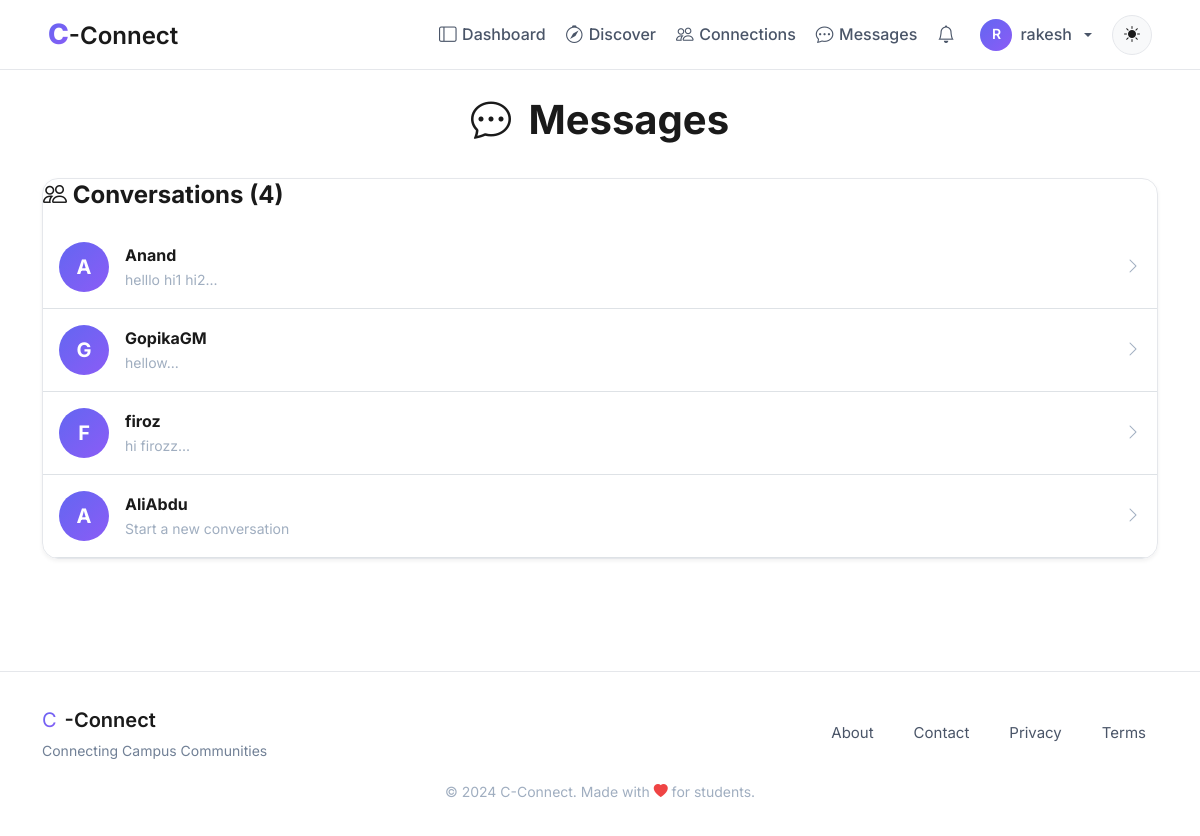
/messages/ (signed in), run on an earlier commit of the app's database.
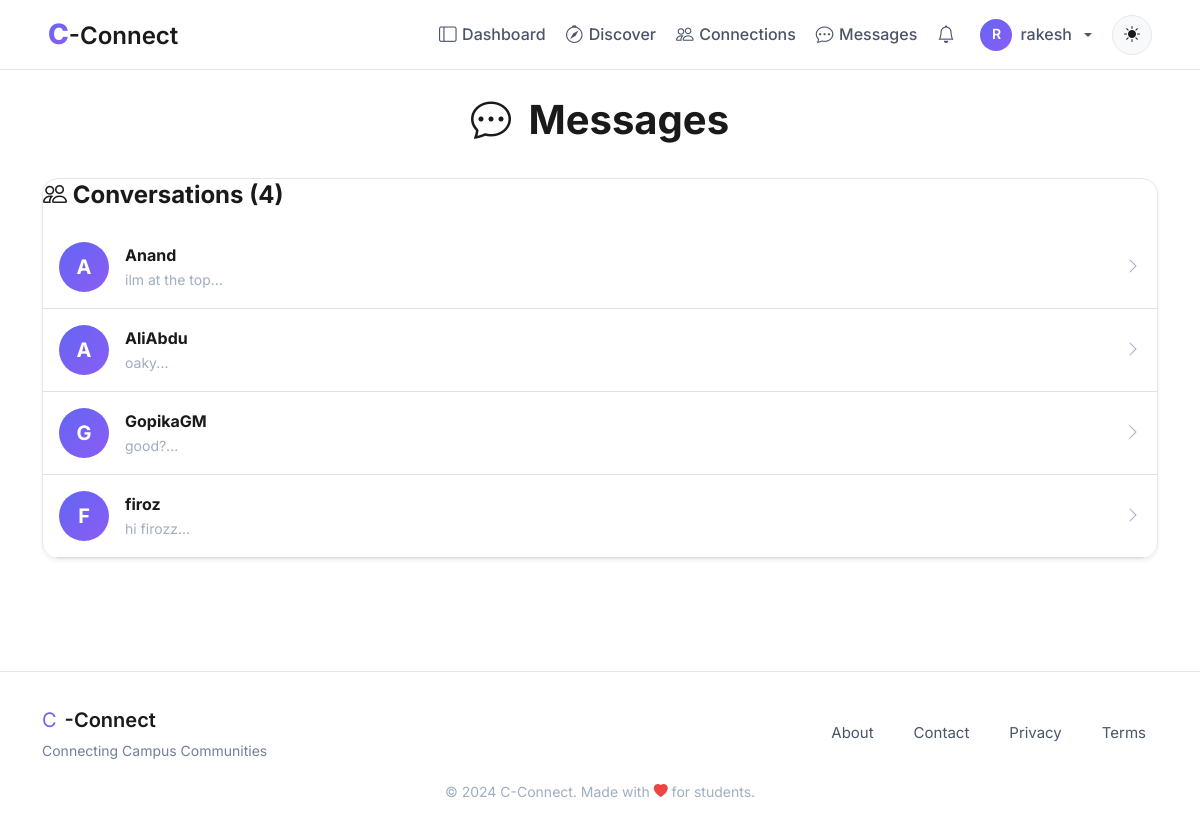
And on a later commit of the database.
### models.py (models this page shows, shortened)
class User(UserMixin, db.Model):
    id = db.Column(db.Integer, primary_key=True, autoincrement=True)  # Unique identifier
    username = db.Column(db.String(100), nullable=False)  # Name of the user (later can add this unique if needed)
    email = db.Column(db.String(120), nullable=False, unique=True)  # Email of the user
    password = db.Column(db.String(200), nullable=False)  # Passwords not hashed yet (done in setup_db.py)
    created_at = db.Column(db.DateTime, default=db.func.now())  # Timestamp of account creation
    last_login = db.Column(db.DateTime, nullable=True)  # Timestamp of last login
    pass

class Message(db.Model):
    id = db.Column(db.Integer, primary_key=True)
    sender_id = db.Column(db.Integer, db.ForeignKey("user.id"), nullable=False)
    receiver_id = db.Column(db.Integer, db.ForeignKey("user.id"), nullable=False)
    content = db.Column(db.Text, nullable=False)
    created_at = db.Column(db.DateTime, default=db.func.now(), index=True)
    expires_at = db.Column(db.DateTime, index=True)
    is_saved = db.Column(db.Boolean, default=False)

### blueprints/messages/routes.py (the view)
@messages.route("/")
@login_required
def inbox():
    cleanup_expired_messages()
    connections = Connection.query.filter(
        Connection.user_id == current_user.id,
        Connection.status.in_(['accepted', 'connected'])
    ).all()
    incoming_connections = Connection.query.filter(
        Connection.target_user_id == current_user.id,
        Connection.status.in_(['accepted', 'connected'])
    ).all()
    connected_user_ids = set()
    for conn in connections + incoming_connections:
        other_id = conn.target_user_id if conn.user_id == current_user.id else conn.user_id
        connected_user_ids.add(other_id)
    connected_users = User.query.filter(User.id.in_(connected_user_ids)).all()
    incoming_requests = Connection.query.filter(
        Connection.target_user_id == current_user.id,
        Connection.status == 'pending'
    ).all()
    incoming_users = User.query.filter(
        User.id.in_([req.user_id for req in incoming_requests])
    ).all()
    from sqlalchemy import desc
    from datetime import datetime
    chat_previews = {}
    messages = Message.query.filter(
        (Message.sender_id == current_user.id) |
        (Message.receiver_id == current_user.id)
    ).order_by(desc(Message.created_at)).all()
    seen_users = set()
    for msg in messages:
        other_id = msg.receiver_id if msg.sender_id == current_user.id else msg.sender_id
        if other_id in connected_user_ids and other_id not in seen_users:
            chat_previews[other_id] = msg  # ✅ CORRECT last message
            seen_users.add(other_id)
    connected_users_sorted = []
    for user_id in sorted(chat_previews.keys(),
                        key=lambda x: chat_previews[x].created_at, reverse=True):
        user = User.query.get(user_id)
        if user:
            connected_users_sorted.append(user)
    for user in connected_users:
        if user.id not in chat_previews:
            connected_users_sorted.append(user)
    connected_users = connected_users_sorted
    return render_template("messages/inbox.html",
                        connected_users=connected_users,
                        incoming_requests=incoming_requests,
                        incoming_users=incoming_users,
                        chat_previews=chat_previews
                    )

### app.py (called while the page is built)
def create_app():
    app = Flask(__name__, instance_relative_config=True) #db path inside the instance/ folder always resolves correctly
    app.config.from_object('config.Config')
    @app.context_processor
    def utility_processor():
        return dict(to_ist=to_ist)
    try:
        os.makedirs(app.instance_path)
    except OSError:
        pass
    register_extensions(app)
    register_security_headers(app)
    register_blueprints(app)
    register_errorhandlers(app)
    configure_logging(app)
    register_daily_cleanup(app)
    register_profilevisit_cleanup(app)
    return app

### blueprints/auth/__init__.py (called while the page is built)
@login_manager.user_loader
def load_user(user_id):
    from models import User  # Importing User model for querying  (import here to avoid circular imports)
    return User.query.get(int(user_id))

@auth.after_app_request
def add_header(response):
    if current_user.is_authenticated and request.blueprint == 'auth':
        response.headers['Cache-Control'] = 'no-store, no-cache, must-revalidate, post-check=0, pre-check=0, max-age=0'
        response.headers['Pragma'] = 'no-cache'
        response.headers['Expires'] = '-1'
    return response

### blueprints/messages/templates/messages/inbox.html (shortened to what this page needs)
{% extends "base.html" %}
{% block body %}
<div class="container py-4">
    <div class="messages-header animate-on-scroll">
        <h1 class="messages-title">
            <i class="bi bi-chat-dots me-2"></i>
            Messages
        </h1>
    </div>
    {% if connected_users %}
    <div class="section-card glass-card mb-4">
        <h3 class="section-title mb-3">
            <i class="bi bi-people"></i> Conversations ({{ connected_users|length }})
        </h3>
        <div class="messages-list">
            {% for user in connected_users %}
            <a href="{{ url_for('messages.chat', user_id=user.id) }}"
               class="message-item d-flex align-items-center p-3 border-bottom">
                <div class="user-avatar me-3">{{ user.username[0]|upper }}</div>
                <div class="flex-grow-1">
                    <div class="user-name fw-bold">{{ user.username }}</div>
                    {% if chat_previews[user.id] %}
                    <div class="message-preview text-muted small">
                        {{ chat_previews[user.id].content[:60] }}...
                    </div>
                    {% else %}
                    <div class="message-preview text-muted small">Start a new conversation</div>
                    {% endif %}
                </div>
                <i class="bi bi-chevron-right text-muted"></i>
            </a>
            {% endfor %}
        </div>
    </div>
    {% endif %}
</div>
{% endblock %}

What changed in the data, as far as the page shows it:
no longer on this page (row unchanged): Message: content "helllo hi1 hi2"
no longer on this page (row unchanged): Message: content "hellow"
added Message: content "ilm at the top"
shown differently, row unchanged: User "AliAbdu": text "Start a new conversation" → "..."; moves up the list
added Message: content "oaky"
added Message: content "good?"
